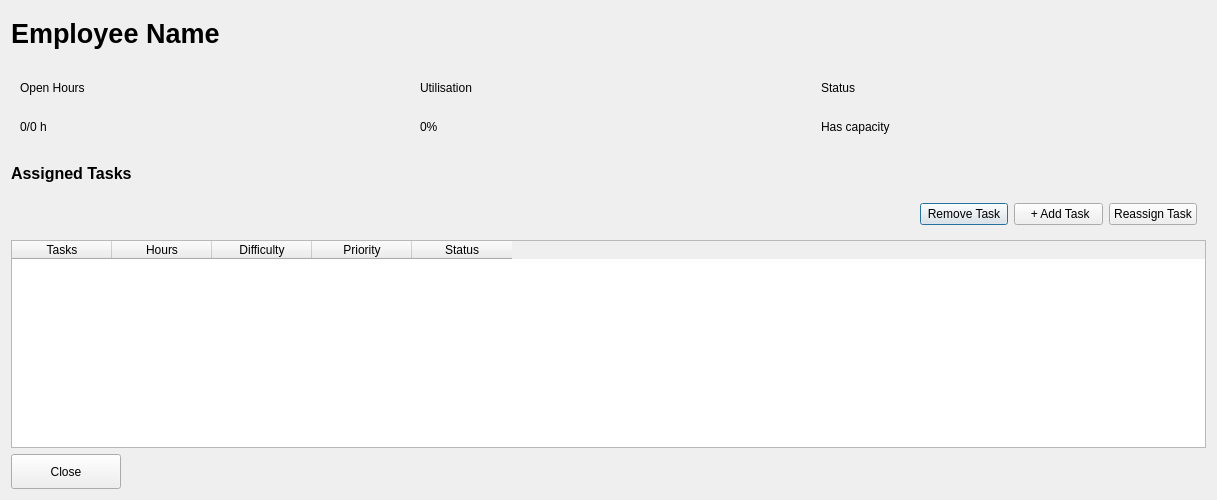
<?xml version="1.0" encoding="UTF-8"?>
<ui version="4.0">
 <class>employeeDialog</class>
 <widget class="QDialog" name="employeeDialog">
  <property name="geometry">
   <rect>
    <x>0</x>
    <y>0</y>
    <width>1217</width>
    <height>500</height>
   </rect>
  </property>
  <property name="windowTitle">
   <string>Employee Task Details </string>
  </property>
  <layout class="QVBoxLayout" name="verticalLayout_5">
   <item>
    <widget class="QLabel" name="employeeName">
     <property name="minimumSize">
      <size>
       <width>0</width>
       <height>45</height>
      </size>
     </property>
     <property name="font">
      <font>
       <pointsize>20</pointsize>
       <bold>true</bold>
      </font>
     </property>
     <property name="text">
      <string>Employee Name</string>
     </property>
     <property name="class" stdset="0">
      <string>h1</string>
     </property>
    </widget>
   </item>
   <item>
    <layout class="QHBoxLayout" name="horizontalLayout_4">
     <item>
      <widget class="QFrame" name="openHours">
       <property name="minimumSize">
        <size>
         <width>0</width>
         <height>90</height>
        </size>
       </property>
       <property name="frameShape">
        <enum>QFrame::Shape::NoFrame</enum>
       </property>
       <property name="frameShadow">
        <enum>QFrame::Shadow::Raised</enum>
       </property>
       <property name="stat" stdset="0">
        <string/>
       </property>
       <property name="class" stdset="0">
        <string>stat</string>
       </property>
       <layout class="QHBoxLayout" name="horizontalLayout_2">
        <item>
         <layout class="QVBoxLayout" name="verticalLayout_2">
          <item>
           <widget class="QLabel" name="hoursLabel">
            <property name="text">
             <string>Open Hours</string>
            </property>
           </widget>
          </item>
          <item>
           <widget class="QLabel" name="openHoursValue">
            <property name="text">
             <string>0/0 h</string>
            </property>
            <property name="class" stdset="0">
             <string>stat__n</string>
            </property>
           </widget>
          </item>
         </layout>
        </item>
       </layout>
      </widget>
     </item>
     <item>
      <widget class="QFrame" name="cardUtilisation">
       <property name="minimumSize">
        <size>
         <width>0</width>
         <height>90</height>
        </size>
       </property>
       <property name="frameShape">
        <enum>QFrame::Shape::NoFrame</enum>
       </property>
       <property name="frameShadow">
        <enum>QFrame::Shadow::Raised</enum>
       </property>
       <property name="class" stdset="0">
        <string>stat</string>
       </property>
       <layout class="QHBoxLayout" name="horizontalLayout_3">
        <item>
         <layout class="QVBoxLayout" name="verticalLayout_3">
          <item>
           <widget class="QLabel" name="utilisationLabel">
            <property name="text">
             <string>Utilisation</string>
            </property>
           </widget>
          </item>
          <item>
           <widget class="QLabel" name="utilisationValue">
            <property name="text">
             <string>0%</string>
            </property>
            <property name="class" stdset="0">
             <string>stat__n</string>
            </property>
           </widget>
          </item>
         </layout>
        </item>
       </layout>
      </widget>
     </item>
     <item>
      <widget class="QFrame" name="cardStatus">
       <property name="minimumSize">
        <size>
         <width>0</width>
         <height>90</height>
        </size>
       </property>
       <property name="frameShape">
        <enum>QFrame::Shape::NoFrame</enum>
       </property>
       <property name="frameShadow">
        <enum>QFrame::Shadow::Raised</enum>
       </property>
       <property name="class" stdset="0">
        <string>stat</string>
       </property>
       <layout class="QHBoxLayout" name="horizontalLayout">
        <item>
         <layout class="QVBoxLayout" name="verticalLayout_4">
          <item>
           <widget class="QLabel" name="capacityLabel">
            <property name="text">
             <string>Status</string>
            </property>
           </widget>
          </item>
          <item>
           <widget class="QLabel" name="capacityValue">
            <property name="text">
             <string>Has capacity</string>
            </property>
            <property name="class" stdset="0">
             <string>stat__n</string>
            </property>
           </widget>
          </item>
         </layout>
        </item>
       </layout>
      </widget>
     </item>
    </layout>
   </item>
   <item>
    <widget class="QLabel" name="taskHeading">
     <property name="minimumSize">
      <size>
       <width>0</width>
       <height>30</height>
      </size>
     </property>
     <property name="font">
      <font>
       <pointsize>12</pointsize>
       <bold>true</bold>
      </font>
     </property>
     <property name="text">
      <string>Assigned Tasks</string>
     </property>
     <property name="class" stdset="0">
      <string>h2</string>
     </property>
    </widget>
   </item>
   <item>
    <widget class="QWidget" name="widget" native="true">
     <layout class="QHBoxLayout" name="horizontalLayout_5">
      <item>
       <spacer name="horizontalSpacer">
        <property name="orientation">
         <enum>Qt::Orientation::Horizontal</enum>
        </property>
        <property name="sizeType">
         <enum>QSizePolicy::Policy::Fixed</enum>
        </property>
        <property name="sizeHint" stdset="0">
         <size>
          <width>900</width>
          <height>10</height>
         </size>
        </property>
       </spacer>
      </item>
      <item>
       <widget class="QPushButton" name="removeTask">
        <property name="text">
         <string>Remove Task</string>
        </property>
       </widget>
      </item>
      <item>
       <widget class="QPushButton" name="addTaskButton">
        <property name="text">
         <string> + Add Task</string>
        </property>
        <property name="iconSize">
         <size>
          <width>20</width>
          <height>20</height>
         </size>
        </property>
       </widget>
      </item>
      <item>
       <widget class="QPushButton" name="ReassignTask">
        <property name="text">
         <string>Reassign Task</string>
        </property>
       </widget>
      </item>
     </layout>
    </widget>
   </item>
   <item>
    <widget class="QTableWidget" name="taskTable">
     <property name="alternatingRowColors">
      <bool>true</bool>
     </property>
     <property name="showGrid">
      <bool>false</bool>
     </property>
     <attribute name="verticalHeaderVisible">
      <bool>false</bool>
     </attribute>
     <column>
      <property name="text">
       <string>Tasks</string>
      </property>
     </column>
     <column>
      <property name="text">
       <string>Hours</string>
      </property>
     </column>
     <column>
      <property name="text">
       <string>Difficulty</string>
      </property>
     </column>
     <column>
      <property name="text">
       <string>Priority</string>
      </property>
     </column>
     <column>
      <property name="text">
       <string>Status</string>
      </property>
     </column>
    </widget>
   </item>
   <item>
    <widget class="QPushButton" name="closeButton">
     <property name="minimumSize">
      <size>
       <width>0</width>
       <height>35</height>
      </size>
     </property>
     <property name="maximumSize">
      <size>
       <width>110</width>
       <height>16777215</height>
      </size>
     </property>
     <property name="text">
      <string>Close</string>
     </property>
    </widget>
   </item>
  </layout>
 </widget>
 <resources/>
 <connections/>
</ui>
